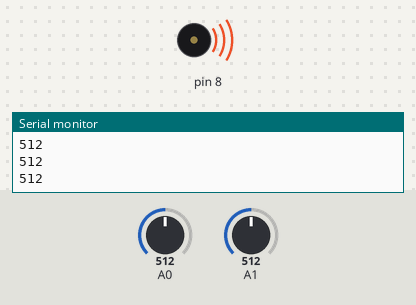
The sketch below on a simulated Arduino Uno, built with avr-gcc and run on an emulated ATmega328P. On the bench: buzzer (waves = sounding), the last lines printed to the serial monitor. The test bench sets the inputs (shaded band); at power-on: A0 = 512, A1 = 512.

Above: at 1.2 s.
1.3 s: A0 set to 486
At 1.9 s:
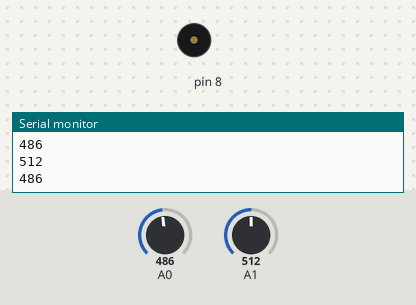
2.8 s: A0 set to 511
At 4.0 s:
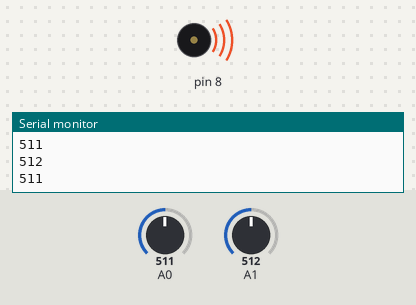
4.3 s: A0 set to 495
At 5.2 s:
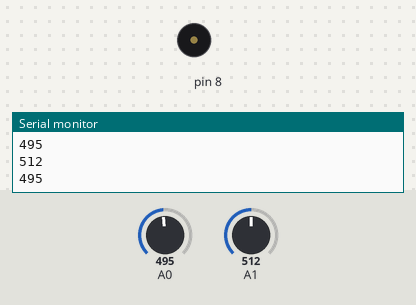
Timing chart, 0 to 7.3 s (numbered marks = the images above; inputs shaded):
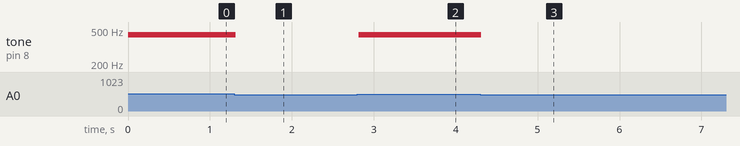

The sketch:

Project07_02.ino
```cpp
// create an array of notes
// the numbers below correspond to
// the frequencies of C4 to C5.
int notes[] = {262, 294, 330, 370, 392, 440, 494, 523, 587};
int keyboard = 0;

void setup() {
  //start serial communication
  Serial.begin(9600);
  //pinMode(7, INPUT);
}

void loop() {
  // create a local variable to hold the input on pin A0
  int keyVal = analogRead(A0);
  int lightVal = analogRead(A1);

  Serial.println(lightVal);

  if (lightVal > 700) {
    keyboard = 0;
  }
  else if (lightVal > 300) {
    keyboard = 3;
  } else {
    keyboard = 6;
  }

  // send the value from A0 to the Serial Monitor
  Serial.println(keyVal);

  // play the note corresponding to each value on A0
  if (keyVal == 1023) {
    // play the first frequency in the array on pin 8
    tone(8, notes[0 + keyboard]);
  }
  else if (keyVal >= 990 && keyVal <= 1010) {
    // play the second frequency in the array on pin 8
    tone(8, notes[1 + keyboard]);
  }
  else if (keyVal >= 505 && keyVal <= 515) {
    // play the third frequency in the array on pin 8
    tone(8, notes[2 + keyboard]);
  }
  else {
    // if the value is out of range, play no tone
    noTone(8);
  }
}
```

Measured:
- the behaviour switches between 505 and 504 on A0 (found by bisection; images 0 and 1)
- after the input at 1.3 s, tone on pin 8: 440 Hz → silent at once
- after the input at 2.8 s, tone on pin 8: silent → 440 Hz at once
- after the input at 4.3 s, tone on pin 8: 440 Hz → silent at once
